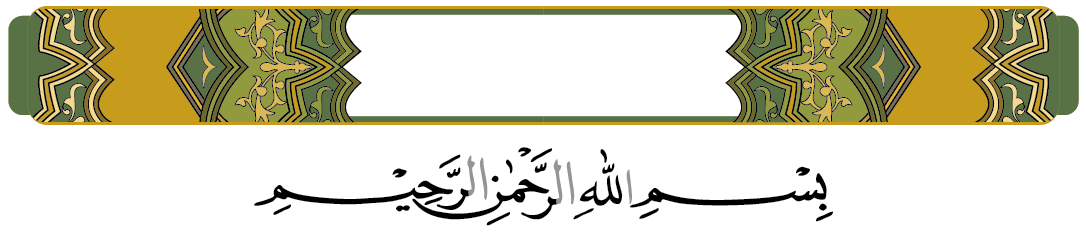
#> input picture mark-basmallah.png, 1086 x 234 px
$ python -i template_matching.py   (imports and definitions only)
#> lines starting #> are read from the running program, lines starting #| are printed output that depends on the picture; after the words box and inside, x2 and y2 are one past the last pixel; in counts of white or black regions, pixels touching at a corner belong together
import cv2
import numpy as np
import sys
import argparse
import imutils
import math
import sqlite3
from matplotlib import pyplot as plt
from skimage import exposure

conn = sqlite3.connect('block-v2.db')

frame = {1:(150,335,70),2:(150,490,0)}

SURAS_COUNT = 604
AYA_MIN = 1
AYA_MAX = 286

SURA_PAGE_START = [ 1, 2, 50, 77, 106, 128, 151, 177,
			187, 208, 221, 235, 249, 255, 262, 267, 282, 293, 305, 312, 322,
			332, 342, 350, 359, 367, 377, 385, 396, 404, 411, 415, 418, 428,
			434, 440, 446, 453, 458, 467, 477, 483, 489, 496, 499, 502, 507,
			511, 515, 518, 520, 523, 526, 528, 531, 534, 537, 542, 545, 549,
			551, 553, 554, 556, 558, 560, 562, 564, 566, 568, 570, 572, 574,
			575, 577, 578, 580, 582, 583, 585, 586, 587, 587, 589, 590, 591,
			591, 592, 593, 594, 595, 595, 596, 596, 597, 597, 598, 598, 599,
			599, 600, 600, 601, 601, 601, 602, 602, 602, 603, 603, 603, 604,
			604, 604 ]

PAGE_SURA_START = [ 1, 2, 2, 2, 2, 2, 2, 2, 2, 2, 2, 2,
			2, 2, 2, 2, 2, 2, 2, 2, 2, 2, 2, 2, 2, 2, 2, 2, 2, 2, 2, 2, 2, 2,
			2, 2, 2, 2, 2, 2, 2, 2, 2, 2, 2, 2, 2, 2, 2, 3, 3, 3, 3, 3, 3, 3,
			3, 3, 3, 3, 3, 3, 3, 3, 3, 3, 3, 3, 3, 3, 3, 3, 3, 3, 3, 3, 4, 4,
			4, 4, 4, 4, 4, 4, 4, 4, 4, 4, 4, 4, 4, 4, 4, 4, 4, 4, 4, 4, 4, 4,
			4, 4, 4, 4, 4, 4, 5, 5, 5, 5, 5, 5, 5, 5, 5, 5, 5, 5, 5, 5, 5, 5,
			5, 5, 5, 5, 5, 6, 6, 6, 6, 6, 6, 6, 6, 6, 6, 6, 6, 6, 6, 6, 6, 6,
			6, 6, 6, 6, 6, 6, 7, 7, 7, 7, 7, 7, 7, 7, 7, 7, 7, 7, 7, 7, 7, 7,
			7, 7, 7, 7, 7, 7, 7, 7, 7, 7, 8, 8, 8, 8, 8, 8, 8, 8, 8, 8, 9, 9,
			9, 9, 9, 9, 9, 9, 9, 9, 9, 9, 9, 9, 9, 9, 9, 9, 9, 9, 9, 10, 10,
			10, 10, 10, 10, 10, 10, 10, 10, 10, 10, 10, 10, 11, 11, 11, 11, 11,
			11, 11, 11, 11, 11, 11, 11, 11, 11, 12, 12, 12, 12, 12, 12, 12, 12,
			12, 12, 12, 12, 12, 13, 13, 13, 13, 13, 13, 13, 14, 14, 14, 14, 14,
			14, 15, 15, 15, 15, 15, 15, 16, 16, 16, 16, 16, 16, 16, 16, 16, 16,
			16, 16, 16, 16, 17, 17, 17, 17, 17, 17, 17, 17, 17, 17, 17, 17, 18,
			18, 18, 18, 18, 18, 18, 18, 18, 18, 18, 19, 19, 19, 19, 19, 19, 19,
			19, 20, 20, 20, 20, 20, 20, 20, 20, 20, 21, 21, 21, 21, 21, 21, 21,
			21, 21, 21, 22, 22, 22, 22, 22, 22, 22, 22, 22, 22, 23, 23, 23, 23,
			23, 23, 23, 23, 24, 24, 24, 24, 24, 24, 24, 24, 24, 24, 25, 25, 25,
			25, 25, 25, 25, 26, 26, 26, 26, 26, 26, 26, 26, 26, 26, 27, 27, 27,
			27, 27, 27, 27, 27, 27, 28, 28, 28, 28, 28, 28, 28, 28, 28, 28, 28,
			29, 29, 29, 29, 29, 29, 29, 29, 30, 30, 30, 30, 30, 30, 31, 31, 31,
			31, 32, 32, 32, 33, 33, 33, 33, 33, 33, 33, 33, 33, 33, 34, 34, 34,
			34, 34, 34, 34, 35, 35, 35, 35, 35, 35, 36, 36, 36, 36, 36, 37, 37,
			37, 37, 37, 37, 37, 38, 38, 38, 38, 38, 38, 39, 39, 39, 39, 39, 39,
			39, 39, 39, 40, 40, 40, 40, 40, 40, 40, 40, 40, 41, 41, 41, 41, 41,
			41, 42, 42, 42, 42, 42, 42, 42, 43, 43, 43, 43, 43, 43, 44, 44, 44,
			45, 45, 45, 45, 46, 46, 46, 46, 47, 47, 47, 47, 48, 48, 48, 48, 48,
			49, 49, 50, 50, 50, 51, 51, 51, 52, 52, 53, 53, 53, 54, 54, 54, 55,
			55, 55, 56, 56, 56, 57, 57, 57, 57, 58, 58, 58, 58, 59, 59, 59, 60,
			60, 60, 61, 62, 62, 63, 64, 64, 65, 65, 66, 66, 67, 67, 67, 68, 68,
			69, 69, 70, 70, 71, 72, 72, 73, 73, 74, 74, 75, 76, 76, 77, 78, 78,
			79, 80, 81, 82, 83, 83, 85, 86, 87, 89, 89, 91, 92, 95, 97, 98,
			100, 103, 106, 109, 112 ]

PAGE_AYAH_START = [ 1, 1, 6, 17, 25, 30, 38, 49, 58,
			62, 70, 77, 84, 89, 94, 102, 106, 113, 120, 127, 135, 142, 146,
			154, 164, 170, 177, 182, 187, 191, 197, 203, 211, 216, 220, 225,
			231, 234, 238, 246, 249, 253, 257, 260, 265, 270, 275, 282, 283, 1,
			10, 16, 23, 30, 38, 46, 53, 62, 71, 78, 84, 92, 101, 109, 116, 122,
			133, 141, 149, 154, 158, 166, 174, 181, 187, 195, 1, 7, 12, 15, 20,
			24, 27, 34, 38, 45, 52, 60, 66, 75, 80, 87, 92, 95, 102, 106, 114,
			122, 128, 135, 141, 148, 155, 163, 171, 176, 3, 6, 10, 14, 18, 24,
			32, 37, 42, 46, 51, 58, 65, 71, 77, 83, 90, 96, 104, 109, 114, 1,
			9, 19, 28, 36, 45, 53, 60, 69, 74, 82, 91, 95, 102, 111, 119, 125,
			132, 138, 143, 147, 152, 158, 1, 12, 23, 31, 38, 44, 52, 58, 68,
			74, 82, 88, 96, 105, 121, 131, 138, 144, 150, 156, 160, 164, 171,
			179, 188, 196, 1, 9, 17, 26, 34, 41, 46, 53, 62, 70, 1, 7, 14, 21,
			27, 32, 37, 41, 48, 55, 62, 69, 73, 80, 87, 94, 100, 107, 112, 118,
			123, 1, 7, 15, 21, 26, 34, 43, 54, 62, 71, 79, 89, 98, 107, 6, 13,
			20, 29, 38, 46, 54, 63, 72, 82, 89, 98, 109, 118, 5, 15, 23, 31,
			38, 44, 53, 64, 70, 79, 87, 96, 104, 1, 6, 14, 19, 29, 35, 43, 6,
			11, 19, 25, 34, 43, 1, 16, 32, 52, 71, 91, 7, 15, 27, 35, 43, 55,
			65, 73, 80, 88, 94, 103, 111, 119, 1, 8, 18, 28, 39, 50, 59, 67,
			76, 87, 97, 105, 5, 16, 21, 28, 35, 46, 54, 62, 75, 84, 98, 1, 12,
			26, 39, 52, 65, 77, 96, 13, 38, 52, 65, 77, 88, 99, 114, 126, 1,
			11, 25, 36, 45, 58, 73, 82, 91, 102, 1, 6, 16, 24, 31, 39, 47, 56,
			65, 73, 1, 18, 28, 43, 60, 75, 90, 105, 1, 11, 21, 28, 32, 37, 44,
			54, 59, 62, 3, 12, 21, 33, 44, 56, 68, 1, 20, 40, 61, 84, 112, 137,
			160, 184, 207, 1, 14, 23, 36, 45, 56, 64, 77, 89, 6, 14, 22, 29,
			36, 44, 51, 60, 71, 78, 85, 7, 15, 24, 31, 39, 46, 53, 64, 6, 16,
			25, 33, 42, 51, 1, 12, 20, 29, 1, 12, 21, 1, 7, 16, 23, 31, 36, 44,
			51, 55, 63, 1, 8, 15, 23, 32, 40, 49, 4, 12, 19, 31, 39, 45, 13,
			28, 41, 55, 71, 1, 25, 52, 77, 103, 127, 154, 1, 17, 27, 43, 62,
			84, 6, 11, 22, 32, 41, 48, 57, 68, 75, 8, 17, 26, 34, 41, 50, 59,
			67, 78, 1, 12, 21, 30, 39, 47, 1, 11, 16, 23, 32, 45, 52, 11, 23,
			34, 48, 61, 74, 1, 19, 40, 1, 14, 23, 33, 6, 15, 21, 29, 1, 12, 20,
			30, 1, 10, 16, 24, 29, 5, 12, 1, 16, 36, 7, 31, 52, 15, 32, 1, 27,
			45, 7, 28, 50, 17, 41, 68, 17, 51, 77, 4, 12, 19, 25, 1, 7, 12, 22,
			4, 10, 17, 1, 6, 12, 6, 1, 9, 5, 1, 10, 1, 6, 1, 8, 1, 13, 27, 16,
			43, 9, 35, 11, 40, 11, 1, 14, 1, 20, 18, 48, 20, 6, 26, 20, 1, 31,
			16, 1, 1, 1, 7, 35, 1, 1, 16, 1, 24, 1, 15, 1, 1, 8, 10, 1, 1, 1, 1 ]

SURA_NUM_AYAHS = [ 7, 286, 200, 176, 120, 165, 206, 75,
			129, 109, 123, 111, 43, 52, 99, 128, 111, 110, 98, 135, 112, 78,
			118, 64, 77, 227, 93, 88, 69, 60, 34, 30, 73, 54, 45, 83, 182, 88,
			75, 85, 54, 53, 89, 59, 37, 35, 38, 29, 18, 45, 60, 49, 62, 55, 78,
			96, 29, 22, 24, 13, 14, 11, 11, 18, 12, 12, 30, 52, 52, 44, 28, 28,
			20, 56, 40, 31, 50, 40, 46, 42, 29, 19, 36, 25, 22, 17, 19, 26, 30,
			20, 15, 21, 11, 8, 8, 19, 5, 8, 8, 11, 11, 8, 3, 9, 5, 4, 7, 3, 6,
			3, 5, 4, 5, 6 ]

# [196 lines left out: functions createTable, insert, findBlock, getAyahCountFromNumberSurah, getFirstAyahFromPage, getSuraNumberFromPage and 5 more, not called in this run]


def distance(p1,p2):
	dist = math.sqrt((p2[0] - p1[0])**2 + (p2[1] - p1[1])**2)
	return dist

def sort_x(t):
	return t[0]

# [207 lines left out: functions matchTemplateHeader, matchTemplate, not called in this run]

def findContour( imgName ):
#> called with imgName = 'mark-basmallah.png'
	image = cv2.imread(imgName)
#> image is the input picture: shape (234, 1086, 3); mean B, G, R 180.6, 205.6, 208.9
	#ratio = image.shape[0] / 300.0
	#orig = image.copy()
	#image = imutils.resize(image, height = 300)
	# convert the image to grayscale, blur it, and find edges
	# in the image
	gray = cv2.cvtColor(image, cv2.COLOR_BGR2GRAY)
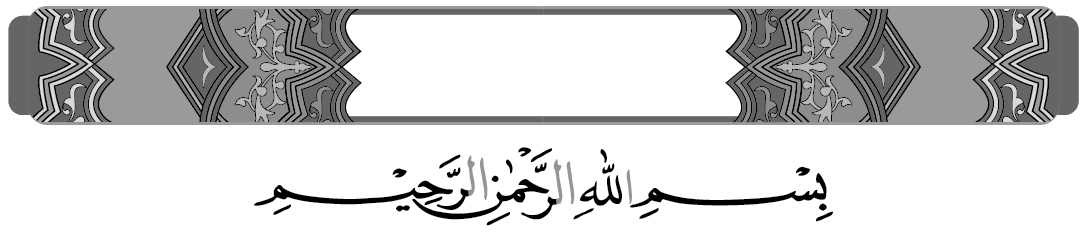
#> gray: shape (234, 1086); min 0, max 255, mean 203.8
	gray = cv2.bilateralFilter(gray, 11, 17, 17)
	edged = cv2.Canny(gray, 30, 200)
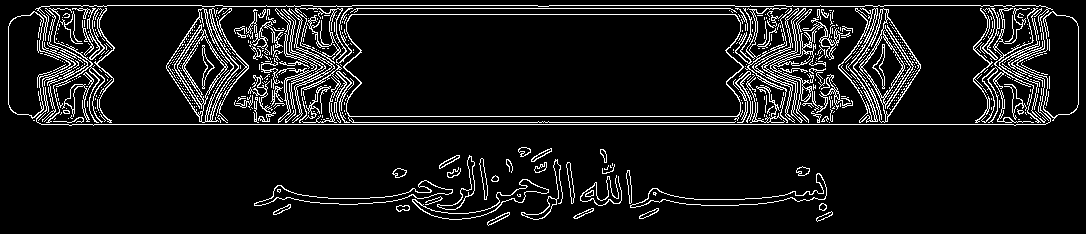
#> edged: shape (234, 1086); 9.2% white in thin lines or dots

	cnts = cv2.findContours(edged.copy(), cv2.RETR_TREE, cv2.CHAIN_APPROX_SIMPLE)
#> cnts = 1236 contours, 1092 with area under 20; largest, box (x1, y1, x2, y2) and area: (35, 5, 1053, 126) 117716, (36, 5, 1051, 126) 117521, (343, 14, 744, 123) 39308, (344, 14, 743, 117) 39178, (166, 8, 239, 123) 3872
	cnts = imutils.grab_contours(cnts)
	cnts = sorted(cnts, key = cv2.contourArea, reverse = True)[:10]
#> cnts = 10 contours; largest, box (x1, y1, x2, y2) and area: (35, 5, 1053, 126) 117716, (36, 5, 1051, 126) 117521, (343, 14, 744, 123) 39308, (344, 14, 743, 117) 39178, (166, 8, 239, 123) 3872
	screenCnt = None

	# loop over our contours
	for c in cnts:
		# approximate the contour
		peri = cv2.arcLength(c, True)
		approx = cv2.approxPolyDP(c, 0.015 * peri, True)
		# if our approximated contour has four points, then
		# we can assume that we have found our screen
		cv2.drawContours(image, [approx], -1, (0, 255, 0), 3)
#> this loop made 10 passes
#> peri on passes 5 to 10: 664, 291.6, 310.7, 316.3, 406.9, 344.8
#> (peri, approx) on passes 1 to 4: (2410.8, [[35, 9], [41, 124], [1050, 121], [1040, 5]]), (2802.7, [[38, 9], [1040, 5], [1050, 121], [41, 124]]), (1879.4, [[346, 22], [352, 122], [742, 112], [735, 14]]), (1039.2, [[346, 22], [734, 14], [740, 111], [350, 116]])
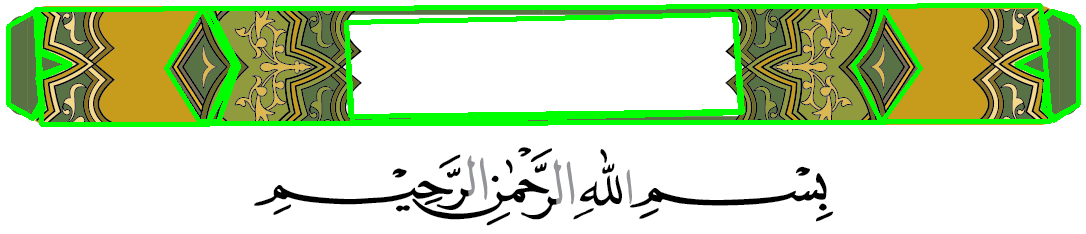
#> image: shape (234, 1086, 3); 9.18% of pixels changed, all inside (x1, y1, x2, y2) = (6, 3, 1081, 127)


	#cv2.imshow("Game Boy Screen", image)
	#cv2.waitKey(0)
	cv2.imwrite('res1.png',image)
	return edged;


# [1 line that did not run here, left out]
# [3 lines not run here, left out]
#matchTemplateHeader(filename,int(sys.argv[1]))
#print(getListAyahFromPage(1))

#findContour(sys.argv[1])

>>> result = findContour('mark-basmallah.png')

$ run again, on mark-opening.png
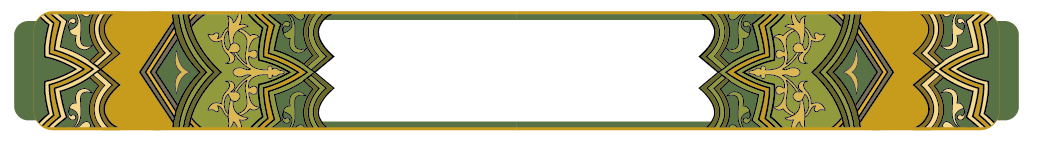
#> input picture mark-opening.png, 1038 x 147 px
#> in findContour, image is the input picture: shape (147, 1038, 3); mean B, G, R 151.9, 187, 190.4
#> in findContour, `edged = cv2.Canny(gray, 30, 200)`:
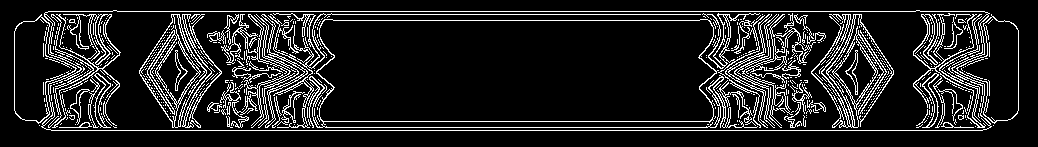
#> edged: shape (147, 1038); 13.2% white in thin lines or dots, all inside (x1, y1, x2, y2) = (14, 10, 1019, 131)
#> in findContour, `cnts = cv2.findContours(edged.copy(), cv2.RETR_TREE, cv2.CHAIN_APPROX_..`: cnts = 1128 contours, 1029 with area under 20; largest, box (x1, y1, x2, y2) and area: (41, 10, 992, 131) 110208, (42, 10, 991, 131) 110008, (308, 19, 726, 128) 39178, (316, 19, 717, 122) 38816, (139, 14, 207, 128) 3704
#> in findContour, `cnts = sorted(cnts, key = cv2.contourArea, reverse = True)[:10]`: cnts = 10 contours; largest, box (x1, y1, x2, y2) and area: (41, 10, 992, 131) 110208, (42, 10, 991, 131) 110008, (308, 19, 726, 128) 39178, (316, 19, 717, 122) 38816, (139, 14, 207, 128) 3704
#> the loop in findContour, `for c in cnts:` made 10 passes
#> peri on passes 1, 3, 5, 6, 7, 8, 9, 10: 2250.4, 2525, 291.9, 314.3, 315.7, 318.2, 346.1, 2045.9
#> after the loop in findContour, `for c in cnts:`:
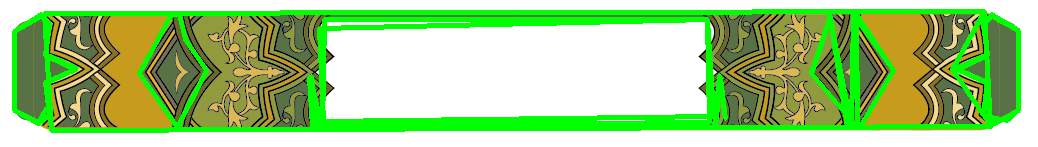
#> image: shape (147, 1038, 3); 17.72% of pixels changed, all inside (x1, y1, x2, y2) = (12, 9, 1021, 133)
